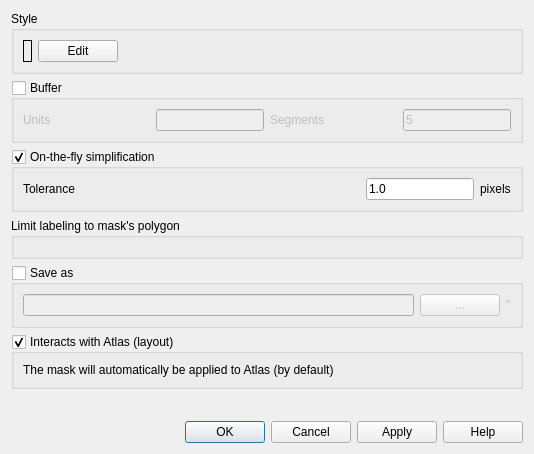
<?xml version="1.0" encoding="UTF-8"?>
<ui version="4.0">
 <class>MainDialog</class>
 <widget class="QDialog" name="MainDialog">
  <property name="geometry">
   <rect>
    <x>0</x>
    <y>0</y>
    <width>534</width>
    <height>454</height>
   </rect>
  </property>
  <property name="windowTitle">
   <string>Define a mask</string>
  </property>
  <layout class="QVBoxLayout" name="verticalLayout_4">
   <item>
    <widget class="QGroupBox" name="groupBox">
     <property name="toolTip">
      <string>Style to use for mask layer</string>
     </property>
     <property name="title">
      <string>Style</string>
     </property>
     <property name="flat">
      <bool>false</bool>
     </property>
     <property name="checkable">
      <bool>false</bool>
     </property>
     <layout class="QHBoxLayout" name="horizontalLayout_4">
      <item>
       <widget class="QLabel" name="stylePreview">
        <property name="sizePolicy">
         <sizepolicy hsizetype="Minimum" vsizetype="Minimum">
          <horstretch>0</horstretch>
          <verstretch>0</verstretch>
         </sizepolicy>
        </property>
        <property name="frameShape">
         <enum>QFrame::Box</enum>
        </property>
        <property name="lineWidth">
         <number>1</number>
        </property>
        <property name="midLineWidth">
         <number>0</number>
        </property>
        <property name="text">
         <string/>
        </property>
       </widget>
      </item>
      <item>
       <widget class="QPushButton" name="editStyleBtn">
        <property name="text">
         <string>Edit</string>
        </property>
       </widget>
      </item>
      <item>
       <spacer name="horizontalSpacer_2">
        <property name="orientation">
         <enum>Qt::Horizontal</enum>
        </property>
        <property name="sizeHint" stdset="0">
         <size>
          <width>40</width>
          <height>20</height>
         </size>
        </property>
       </spacer>
      </item>
     </layout>
    </widget>
   </item>
   <item>
    <widget class="QGroupBox" name="bufferGroup">
     <property name="toolTip">
      <string>Buffer around the mask geometry</string>
     </property>
     <property name="title">
      <string>Buffer</string>
     </property>
     <property name="flat">
      <bool>false</bool>
     </property>
     <property name="checkable">
      <bool>true</bool>
     </property>
     <property name="checked">
      <bool>false</bool>
     </property>
     <layout class="QVBoxLayout" name="verticalLayout_2">
      <item>
       <layout class="QHBoxLayout" name="horizontalLayout_3">
        <item>
         <widget class="QLabel" name="label_2">
          <property name="sizePolicy">
           <sizepolicy hsizetype="Expanding" vsizetype="Preferred">
            <horstretch>0</horstretch>
            <verstretch>0</verstretch>
           </sizepolicy>
          </property>
          <property name="text">
           <string>Units</string>
          </property>
         </widget>
        </item>
        <item>
         <widget class="QLineEdit" name="bufferUnits">
          <property name="sizePolicy">
           <sizepolicy hsizetype="Minimum" vsizetype="Fixed">
            <horstretch>0</horstretch>
            <verstretch>0</verstretch>
           </sizepolicy>
          </property>
         </widget>
        </item>
        <item>
         <widget class="QLabel" name="label_4">
          <property name="sizePolicy">
           <sizepolicy hsizetype="Expanding" vsizetype="Preferred">
            <horstretch>0</horstretch>
            <verstretch>0</verstretch>
           </sizepolicy>
          </property>
          <property name="text">
           <string>Segments</string>
          </property>
         </widget>
        </item>
        <item>
         <widget class="QLineEdit" name="bufferSegments">
          <property name="sizePolicy">
           <sizepolicy hsizetype="Minimum" vsizetype="Fixed">
            <horstretch>0</horstretch>
            <verstretch>0</verstretch>
           </sizepolicy>
          </property>
          <property name="text">
           <string>5</string>
          </property>
         </widget>
        </item>
       </layout>
      </item>
     </layout>
    </widget>
   </item>
   <item>
    <widget class="QGroupBox" name="simplifyGroup">
     <property name="toolTip">
      <string>On-the-fly simplification used for the mask geometry used in expressions ($mask_geometry)</string>
     </property>
     <property name="title">
      <string>On-the-fly simplification</string>
     </property>
     <property name="checkable">
      <bool>true</bool>
     </property>
     <property name="checked">
      <bool>true</bool>
     </property>
     <layout class="QVBoxLayout" name="verticalLayout_5">
      <item>
       <layout class="QHBoxLayout" name="horizontalLayout_5">
        <item>
         <widget class="QLabel" name="label_5">
          <property name="sizePolicy">
           <sizepolicy hsizetype="Expanding" vsizetype="Preferred">
            <horstretch>0</horstretch>
            <verstretch>0</verstretch>
           </sizepolicy>
          </property>
          <property name="text">
           <string>Tolerance</string>
          </property>
         </widget>
        </item>
        <item>
         <widget class="QLineEdit" name="simplifyTolerance">
          <property name="sizePolicy">
           <sizepolicy hsizetype="Minimum" vsizetype="Fixed">
            <horstretch>0</horstretch>
            <verstretch>0</verstretch>
           </sizepolicy>
          </property>
          <property name="text">
           <string>1.0</string>
          </property>
         </widget>
        </item>
        <item>
         <widget class="QLabel" name="label_3">
          <property name="text">
           <string>pixels</string>
          </property>
         </widget>
        </item>
       </layout>
      </item>
     </layout>
    </widget>
   </item>
   <item>
    <widget class="QGroupBox" name="labelingGroup">
     <property name="toolTip">
      <string>If a layer is checked here, its labeling options will be modified in order that its labels will be only visible from inside the mask's polygon</string>
     </property>
     <property name="title">
      <string>Limit labeling to mask's polygon</string>
     </property>
     <property name="checkable">
      <bool>false</bool>
     </property>
     <property name="checked">
      <bool>false</bool>
     </property>
     <layout class="QVBoxLayout" name="labelingLayout"/>
    </widget>
   </item>
   <item>
    <widget class="QGroupBox" name="saveLayerGroup">
     <property name="toolTip">
      <string>Whether the save the mask layer. By default a memory layer is created</string>
     </property>
     <property name="title">
      <string>Save as</string>
     </property>
     <property name="checkable">
      <bool>true</bool>
     </property>
     <property name="checked">
      <bool>false</bool>
     </property>
     <layout class="QVBoxLayout" name="verticalLayout">
      <item>
       <layout class="QHBoxLayout" name="horizontalLayout">
        <item>
         <widget class="QLineEdit" name="filePath"/>
        </item>
        <item>
         <widget class="QPushButton" name="browseBtn">
          <property name="text">
           <string>...</string>
          </property>
         </widget>
        </item>
        <item>
         <widget class="QLabel" name="formatLbl">
          <property name="text">
           <string>''</string>
          </property>
         </widget>
        </item>
       </layout>
      </item>
     </layout>
    </widget>
   </item>
   <item>
    <widget class="QGroupBox" name="atlasInteraction">
     <property name="title">
      <string>Interacts with Atlas (layout)</string>
     </property>
     <property name="checkable">
      <bool>true</bool>
     </property>
     <layout class="QHBoxLayout" name="horizontalLayout_2">
      <item>
       <widget class="QLabel" name="label">
        <property name="text">
         <string>The mask will automatically be applied to Atlas (by default)</string>
        </property>
       </widget>
      </item>
     </layout>
    </widget>
   </item>
   <item>
    <spacer name="verticalSpacer">
     <property name="orientation">
      <enum>Qt::Vertical</enum>
     </property>
     <property name="sizeHint" stdset="0">
      <size>
       <width>20</width>
       <height>0</height>
      </size>
     </property>
    </spacer>
   </item>
   <item>
    <widget class="QDialogButtonBox" name="buttonBox">
     <property name="orientation">
      <enum>Qt::Horizontal</enum>
     </property>
     <property name="standardButtons">
      <set>QDialogButtonBox::Apply|QDialogButtonBox::Cancel|QDialogButtonBox::Help|QDialogButtonBox::Ok</set>
     </property>
    </widget>
   </item>
  </layout>
 </widget>
 <tabstops>
  <tabstop>editStyleBtn</tabstop>
  <tabstop>bufferGroup</tabstop>
  <tabstop>bufferUnits</tabstop>
  <tabstop>bufferSegments</tabstop>
  <tabstop>simplifyGroup</tabstop>
  <tabstop>simplifyTolerance</tabstop>
  <tabstop>saveLayerGroup</tabstop>
  <tabstop>filePath</tabstop>
  <tabstop>browseBtn</tabstop>
 </tabstops>
 <resources/>
 <connections>
  <connection>
   <sender>buttonBox</sender>
   <signal>accepted()</signal>
   <receiver>MainDialog</receiver>
   <slot>accept()</slot>
   <hints>
    <hint type="sourcelabel">
     <x>257</x>
     <y>769</y>
    </hint>
    <hint type="destinationlabel">
     <x>157</x>
     <y>274</y>
    </hint>
   </hints>
  </connection>
  <connection>
   <sender>buttonBox</sender>
   <signal>rejected()</signal>
   <receiver>MainDialog</receiver>
   <slot>reject()</slot>
   <hints>
    <hint type="sourcelabel">
     <x>325</x>
     <y>769</y>
    </hint>
    <hint type="destinationlabel">
     <x>286</x>
     <y>274</y>
    </hint>
   </hints>
  </connection>
 </connections>
</ui>
